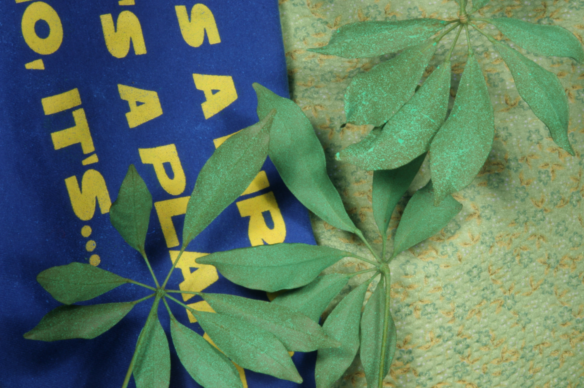
#> input picture assignment3/data/a3p1.png, 584 x 388 px
$ python main.py
#> lines starting #> are read from the running program, lines starting #| are printed output that depends on the picture
### assignment3/problem1.py
import numpy as np
from scipy.ndimage import convolve, maximum_filter


def gauss2d(sigma, fsize):
    """ Create a 2D Gaussian filter

    Args:
        sigma: width of the Gaussian filter
        fsize: (w, h) dimensions of the filter
    Returns:
        *normalized* Gaussian filter as (h, w) np.array
    """
    m, n = fsize
    x = np.arange(-m / 2 + 0.5, m / 2)
    y = np.arange(-n / 2 + 0.5, n / 2)
    xx, yy = np.meshgrid(x, y, sparse=True)
    g = np.exp(-(xx ** 2 + yy ** 2) / (2 * sigma ** 2))
    return g / np.sum(g)


def derivative_filters():
    """ Create derivative filters for x and y direction

    Returns:
        fx: derivative filter in x direction
        fy: derivative filter in y direction
    """
    fx = np.array([[0.5, 0, -0.5]])
    fy = fx.transpose()
    return fx, fy


def compute_hessian(img, gauss, fx, fy):
    """ Compute elements of the Hessian matrix

    Args:
        img:
        gauss: Gaussian filter
        fx: derivative filter in x direction
        fy: derivative filter in y direction

    Returns:
        I_xx: (h, w) np.array of 2nd derivatives in x direction
        I_yy: (h, w) np.array of 2nd derivatives in y direction
        I_xy: (h, w) np.array of 2nd derivatives in x-y direction
    """

    #
    # You code here
    # smoothing image by gaussian kernel
    img_smooth = convolve(img, gauss, mode='mirror')

    # compute 2nd derivative in x and y direction
    I_x = convolve(img_smooth, fx, mode='mirror')
    I_xx = convolve(I_x, fx, mode='mirror')
    I_y = convolve(img_smooth, fy, mode='mirror')
    I_yy = convolve(I_y, fy, mode='mirror')

    I_xy = convolve(I_x, fy, mode='mirror')

    return I_xx, I_yy, I_xy
    #


def compute_criterion(I_xx, I_yy, I_xy, sigma):
    """ Compute criterion function

    Args:
        I_xx: (h, w) np.array of 2nd derivatives in x direction
        I_yy: (h, w) np.array of 2nd derivatives in y direction
        I_xy: (h, w) np.array of 2nd derivatives in x-y direction
        sigma: scaling factor

    Returns:
        criterion: (h, w) np.array of scaled determinant of Hessian matrix
    """

    #
    # You code here
    h, w = I_xx.shape
    H_scaled = np.empty((h, w))

    for i in range(h):
        for j in range(w):
            H_scaled[i, j] = sigma ** 4 * (I_xx[i, j] * I_yy[i, j] - I_xy[i, j] ** 2)

    return H_scaled
    #


def nonmaxsuppression(criterion, threshold):
    """ Apply non-maximum suppression to criterion values
        and return Hessian interest points

        Args:
            criterion: (h, w) np.array of criterion function values
            threshold: criterion threshold
        Returns:
            rows: (n,) np.array with y-positions of interest points
            cols: (n,) np.array with x-positions of interest points
    """

    #
    # You code here
    criterion_max_filter = maximum_filter(criterion, size=5, mode='constant')

    criterion_non_max = np.zeros(criterion_max_filter.shape)
    criterion_non_max[np.where(criterion == criterion_max_filter)] = \
        criterion[np.where(criterion == criterion_max_filter)]

    rows, cols = np.nonzero(criterion_non_max > threshold)

    # throw away interest points near by image boundary
    for i in range(rows.size):
        if (rows[i] < 5 or rows[i] >= criterion_max_filter.shape[0] - 5) or \
                (cols[i] < 5 or cols[i] >= criterion_max_filter.shape[1] - 5):
            rows[i] = 0
            cols[i] = 0

    return rows[rows.nonzero()], cols[cols.nonzero()]
    #

### assignment3/main.py
import numpy as np
import matplotlib.pyplot as plt
import matplotlib.pylab as pl
from PIL import Image


from problem1 import *
def problem1():
    def load_img(path):
        color = Image.open(path)
        gray = color.convert("L")
        color = np.array(color) / 255
        gray = np.array(gray) / 255
        return color, gray

    def show_points(img, rows, cols):
        plt.figure()
        plt.imshow(img, interpolation="none")
        plt.plot(cols, rows ,"xr", linewidth=8)
        plt.axis("off")
        plt.show()

    def plot_heatmap(img, title=""):
        plt.imshow(img, "jet", interpolation="none")
        plt.axis("off")
        plt.title(title)

    # Set paramters and load the image
    sigma = 5
    threshold = 1.5e-3
    color, gray = load_img("data/a3p1.png")
#> in load_img, color is the input picture: PIL image 584x388 RGB; mean R, G, B 92.8, 121.4, 99.4

    # Generate filters and compute Hessian
    fx, fy = derivative_filters()
    gauss = gauss2d(sigma, (25, 25))
    I_xx, I_yy, I_xy = compute_hessian(gray, gauss, fx, fy)
#> in compute_hessian, `img_smooth = convolve(img, gauss, mode='mirror')`:
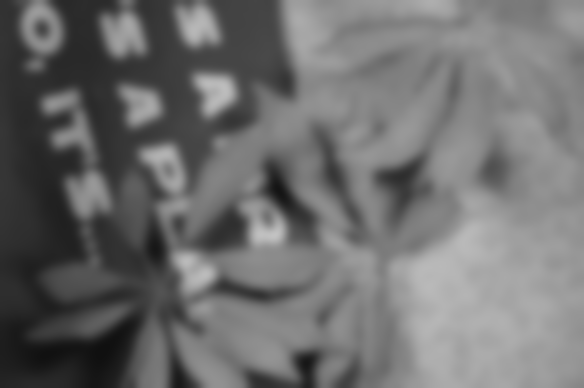
#> img_smooth: shape (388, 584) float64; min 0.0631, max 0.763, mean 0.433
#> in compute_hessian, `I_x = convolve(img_smooth, fx, mode='mirror')`:
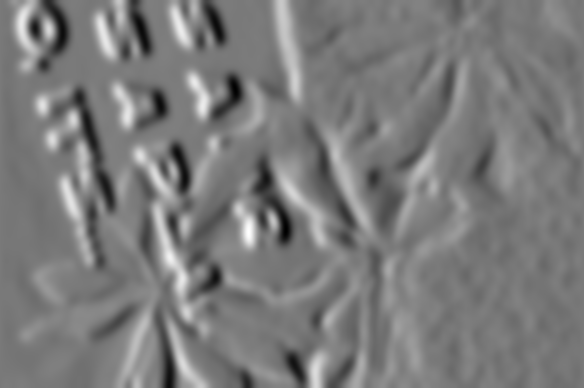
#> I_x: shape (388, 584) float64; min -0.0378, max 0.0416, mean 0.000633; drawn with min black and max white
#> in compute_hessian, `I_xx = convolve(I_x, fx, mode='mirror')`:
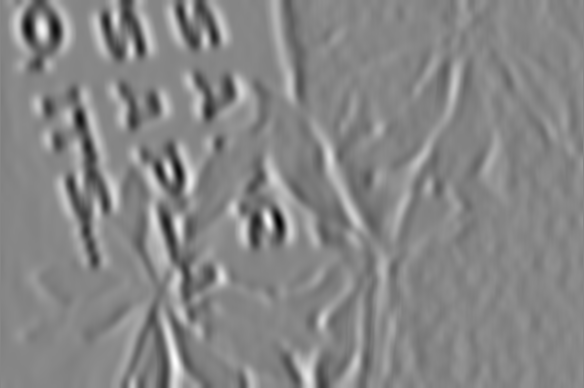
#> I_xx: shape (388, 584) float64; min -0.00789, max 0.00705, mean 3.03e-08; drawn with min black and max white
#> in compute_hessian, `I_y = convolve(img_smooth, fy, mode='mirror')`:
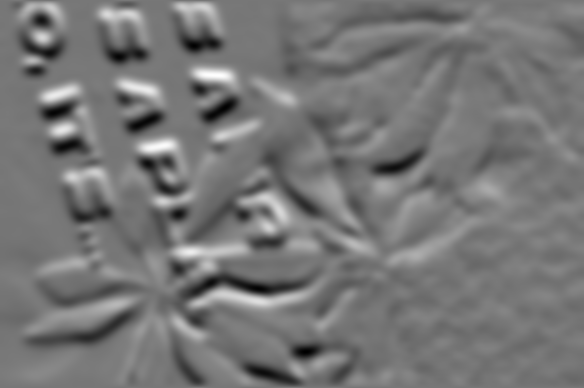
#> I_y: shape (388, 584) float64; min -0.0347, max 0.0396, mean -8.95e-05; drawn with min black and max white

    # Show components of Hessian matrix
    plt.figure()
    plt.subplot(1,3,1)
    plot_heatmap(I_xx, "I_xx")
    plt.subplot(1,3,2)
    plot_heatmap(I_yy, "I_yy")
    plt.subplot(1,3,3)
    plot_heatmap(I_xy, "I_xy")
    plt.show()

    # Compute and show Hessian criterion
    criterion = compute_criterion(I_xx, I_yy, I_xy, sigma)
#> after the loop in compute_criterion, `for i in range(h):`:
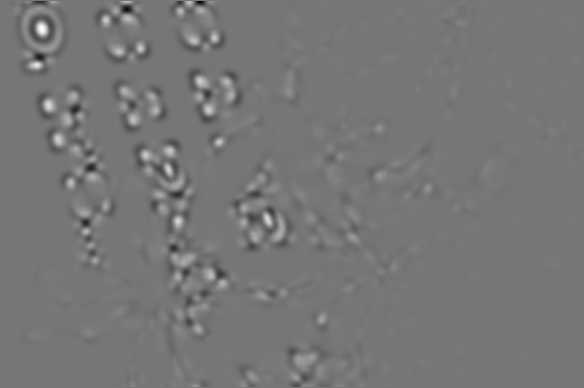
#> H_scaled: shape (388, 584) float64; min -0.0162, max 0.0186, mean 1.31e-07; drawn with min black and max white
    plot_heatmap(criterion, "Determinant of Hessian")
    plt.show()

    # Show all interest points where criterion is greater than threshold
    rows, cols = np.nonzero(criterion > threshold)
#> rows = 9985 values from 1 to 386; cols = 9985 values, max 431 at index 5894, min 16 at index 241, mean 175.6
    show_points(color, rows, cols)

    # Apply non-maximum suppression and show remaining interest points
    rows, cols = nonmaxsuppression(criterion, threshold)
#> in nonmaxsuppression, `criterion_max_filter = maximum_filter(criterion, size=5, mode='constan..`:
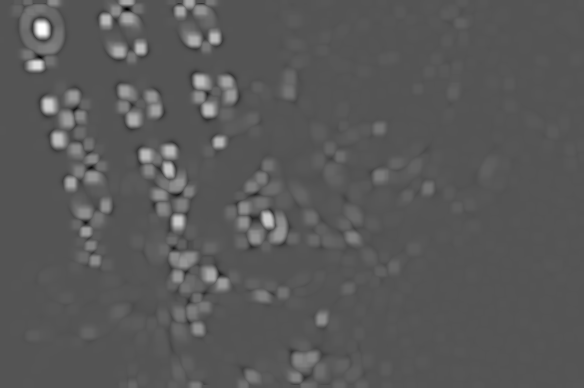
#> criterion_max_filter: shape (388, 584) float64; min -0.00925, max 0.0186, mean 0.000498; drawn with min black and max white
#> in nonmaxsuppression, `rows, cols = np.nonzero(criterion_non_max > threshold)`: rows = 152 values from 1 to 386; cols = 152 values, max 428 at index 77, min 17 at index 7, mean 191.6
#> after the loop in nonmaxsuppression, `for i in range(rows.size):`: cols = 152 values, max 428 at index 77, min 0 at index 0, mean 179.6; rows = 152 values, max 377 at index 146, min 0 at index 0, mean 170.6
#> rows = 142 values from 8 to 377; cols = 142 values, max 428 at index 72, min 17 at index 2, mean 192.3
    show_points(color, rows, cols)
#> in show_points (call 2), `plt.show()`:
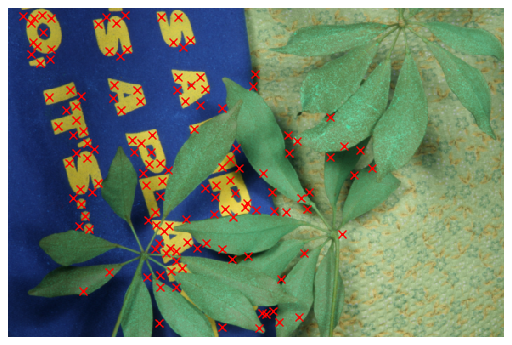
#> figure drawn by matplotlib, 1 panel


from problem2 import Problem2
# [71 lines left out: function problem2, not called in this run]


if __name__ == "__main__":
    problem1()
    # problem2()

$ run again, with assignment2/data/yale_faces/yaleBs10/09.pgm saved as assignment3/data/a3p1.png
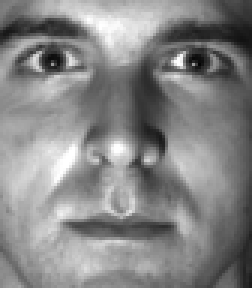
#> input picture assignment2/data/yale_faces/yaleBs10/09.pgm, 84 x 96 px (shown 3 times larger)
#> in load_img, color is the input picture: PIL image 84x96 L; min 5, max 255, mean 134.1
#> color: shape (96, 84) float64
#> after the loop in compute_criterion, `for i in range(h):`:
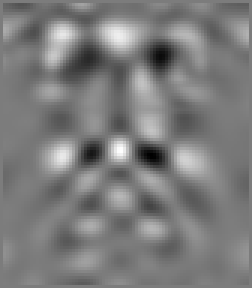
#> H_scaled: shape (96, 84) float64 (shown 3 times larger); min -0.0108, max 0.0114, mean 2.73e-06; drawn with min black and max white
#> in problem1, `rows, cols = np.nonzero(criterion > threshold)`: rows = 1365 values from 1 to 94; cols = 1365 values, max 82 at index 41, min 1 at index 15, mean 42.26
#> in nonmaxsuppression, `rows, cols = np.nonzero(criterion_non_max > threshold)`: rows = 28 values from 1 to 94; cols = 28 values, max 82 at index 5, min 1 at index 1, mean 40.86
#> after the loop in nonmaxsuppression, `for i in range(rows.size):`: cols = 28 values, max 66 at index 7, min 0 at index 0, mean 32.57; rows = 28 values, max 87 at index 26, min 0 at index 0, mean 34.04
#> in problem1, `rows, cols = nonmaxsuppression(criterion, threshold)`: rows = 22 values from 11 to 87; cols = 22 values, max 66 at index 4, min 17 at index 3, mean 41.45
#> in show_points (call 2), `plt.show()`:
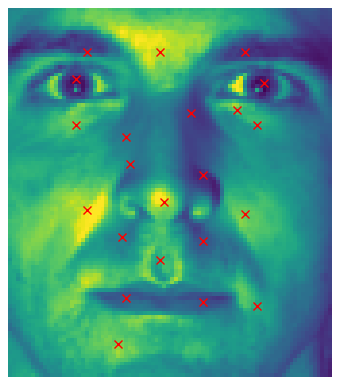
#> figure drawn by matplotlib, 1 panel
